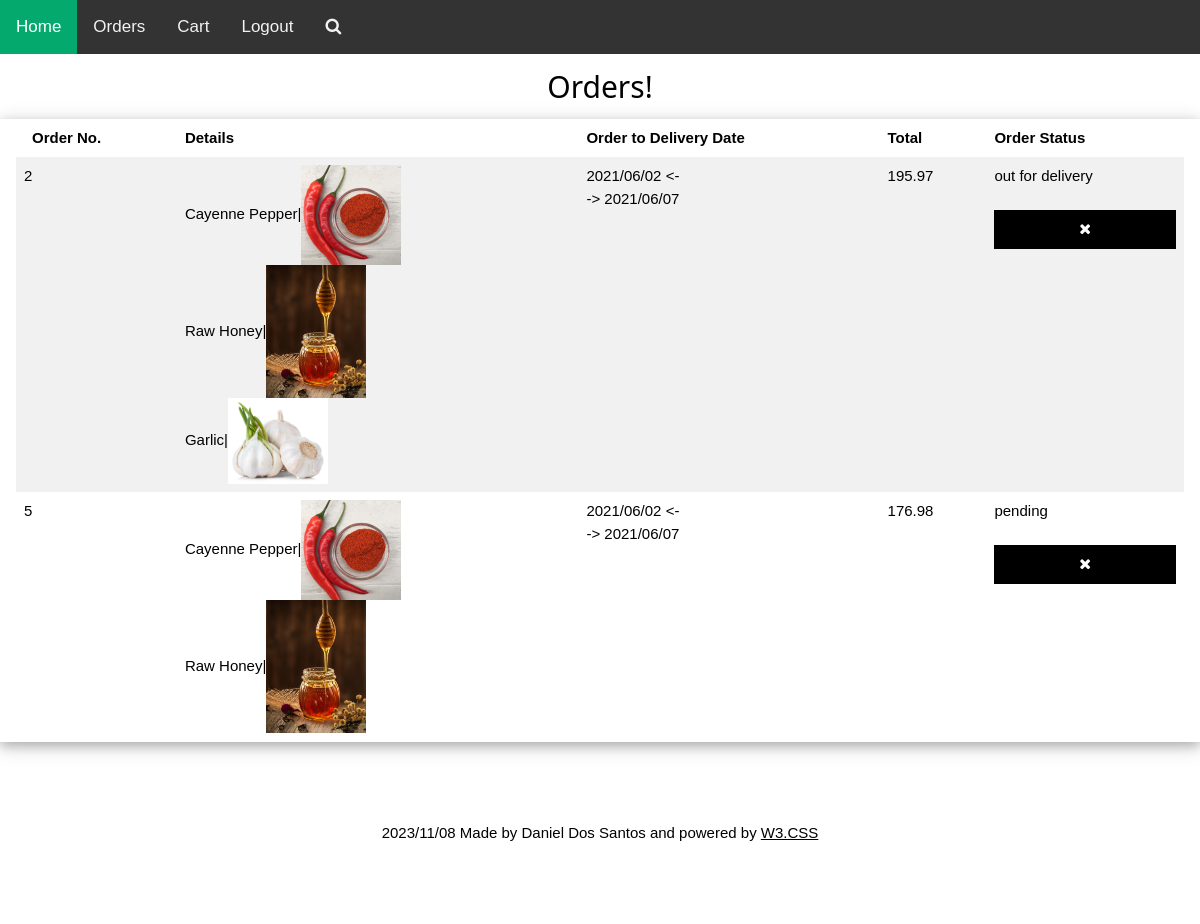
/orders.php (signed in), run on the app's committed database.
### tables this page shows
CREATE TABLE `orders` (
  `oID` int(11) NOT NULL,
  `User_ID` int(11) NOT NULL,
  `remedies` varchar(1000) NOT NULL,
  `Order_date` varchar(255) DEFAULT NULL,
  `delivery_date` varchar(255) DEFAULT NULL,
  `total` double DEFAULT NULL,
  `status` varchar(45) DEFAULT NULL
);

### orders.php (the view, shortened to what this page needs)
<?php
	require 'includes/header.php';
?>
<h2 style="text-align:center">Orders!</h2>
	<div class="w3-container w3-card-4">
			<table class="w3-table w3-striped">
				<tr>
					<th>Order No.</th>
					<th>Details</th>
					<th>Order to Delivery Date</th>
					<th>Total</th>
					<th>Order Status</th>
				</tr>
			<?php
				$uID = $_SESSION['ID'];
				$getOrders = "SELECT * FROM orders WHERE (User_ID = '$uID' AND status != 'cancelled') ORDER BY delivery_date";
                $result = $connection->query($getOrders);
                $rows = $result->num_rows;
 				if($rows == 0)
                {
                	echo "You have no orders currently!";
                }
                else
                {
					for ($i=0; $i < $rows; $i++)
                    {
                    	$row = $result->fetch_array(MYSQLI_ASSOC);
                    	$oID = $row['oID'];
                    	$remedies = unserialize($row['remedies']);
                      	$order_date = $row['Order_date'];
                      	$delivery_date = $row['delivery_date'];
                      	$total = $row['total'];
                      	$status = $row['status'];
				?>
				<tr>
					<form action="orders.php" method="post">
						<td><?=$oID;?></td>
						<td>
							<?php
							    foreach ($remedies as $key => $value)
							    {
                      		?>
                      		<?=$value['rName'];?>|<img src="admin/src/img/<?= $value['rImage'];?>" alt="product" style="width:100%;max-width:100px"><br>
                      		<?php
                      			}
							?>
						</td>
						<td><?= $order_date;?> <-<br>-> <?= $delivery_date;?></td>
						<td><?= $total;?></td>
						<td><?= $status;?><br><br><button class="w3-button w3-black" name="cancel" value="<?= $oID;?>"><i class="fa fa-remove"></i></button></td>
					</form>
				</tr>
			<?php
					}
				}
				?>
			</table>
	</div>
<?php
	require 'includes/footer.php';
?>

### src/css/styles.css (style rules this page uses)
form { border: 3px solid #f1f1f1; }
button { background-color: #04AA6D; color: white; padding: 14px 20px; margin: 8px 0; border: none; cursor: pointer; width: 100%; }

### src/css/w3.css (style rules this page uses)
html { box-sizing:border-box }
*,*:before,*:after { box-sizing:inherit }
html { -ms-text-size-adjust:100%;-webkit-text-size-adjust:100% }
body { margin:0 }
img { border-style:none }
button,input,select,textarea,optgroup { font:inherit;margin:0 }
button,input { overflow:visible }
button,select { text-transform:none }
button,[type=button],[type=reset],[type=submit] { -webkit-appearance:button }
html,body { font-family:Verdana,sans-serif;font-size:15px;line-height:1.5 }
html { overflow-x:hidden }
h2 { font-size:30px }
h1,h2,h3,h4,h5,h6 { font-family:"Segoe UI",Arial,sans-serif;font-weight:400;margin:10px 0 }
img { vertical-align:middle }
.w3-table,.w3-table-all { border-collapse:collapse;border-spacing:0;width:100%;display:table }
.w3-striped tbody tr:nth-child(even) { background-color:#f1f1f1 }
.w3-table td,.w3-table th,.w3-table-all td,.w3-table-all th { padding:8px 8px;display:table-cell;text-align:left;vertical-align:top }
.w3-table th:first-child,.w3-table td:first-child,.w3-table-all th:first-child,.w3-table-all td:first-child { padding-left:16px }
.w3-btn,.w3-button { border:none;display:inline-block;padding:8px 16px;vertical-align:middle;overflow:hidden;text-decoration:none;color:inherit;background-color:inherit;text-align:center;cursor:pointer;white-space:nowrap }
.w3-btn,.w3-button { -webkit-touch-callout:none;-webkit-user-select:none;-khtml-user-select:none;-moz-user-select:none;-ms-user-select:none;user-select:none }
.w3-container:after,.w3-container:before,.w3-panel:after,.w3-panel:before,.w3-row:after,.w3-row:before,.w3-row-padding:after,.w3-row-padding:before, .w3-cell-row:before,.w3-cell-row:after,.w3-clear:after,.w3-clear:before,.w3-bar:before,.w3-bar:after { content:"";display:table;clear:both }
.w3-container,.w3-panel { padding:0.01em 16px }
.w3-card-4,.w3-hover-shadow:hover { box-shadow:0 4px 10px 0 rgba(0,0,0,0.2),0 4px 20px 0 rgba(0,0,0,0.19) }
.w3-black,.w3-hover-black:hover { color:#fff!important;background-color:#000!important }

### data on the page
orders: oID "2", rName "Cayenne Pepper", rName "Raw Honey", rName "Garlic", Order_date "2021/06/02", delivery_date "2021/06/07", total "195.97", status "out for delivery"
orders: oID "5", rName "Cayenne Pepper", rName "Raw Honey", Order_date "2021/06/02", delivery_date "2021/06/07", total "176.98", status "pending"
